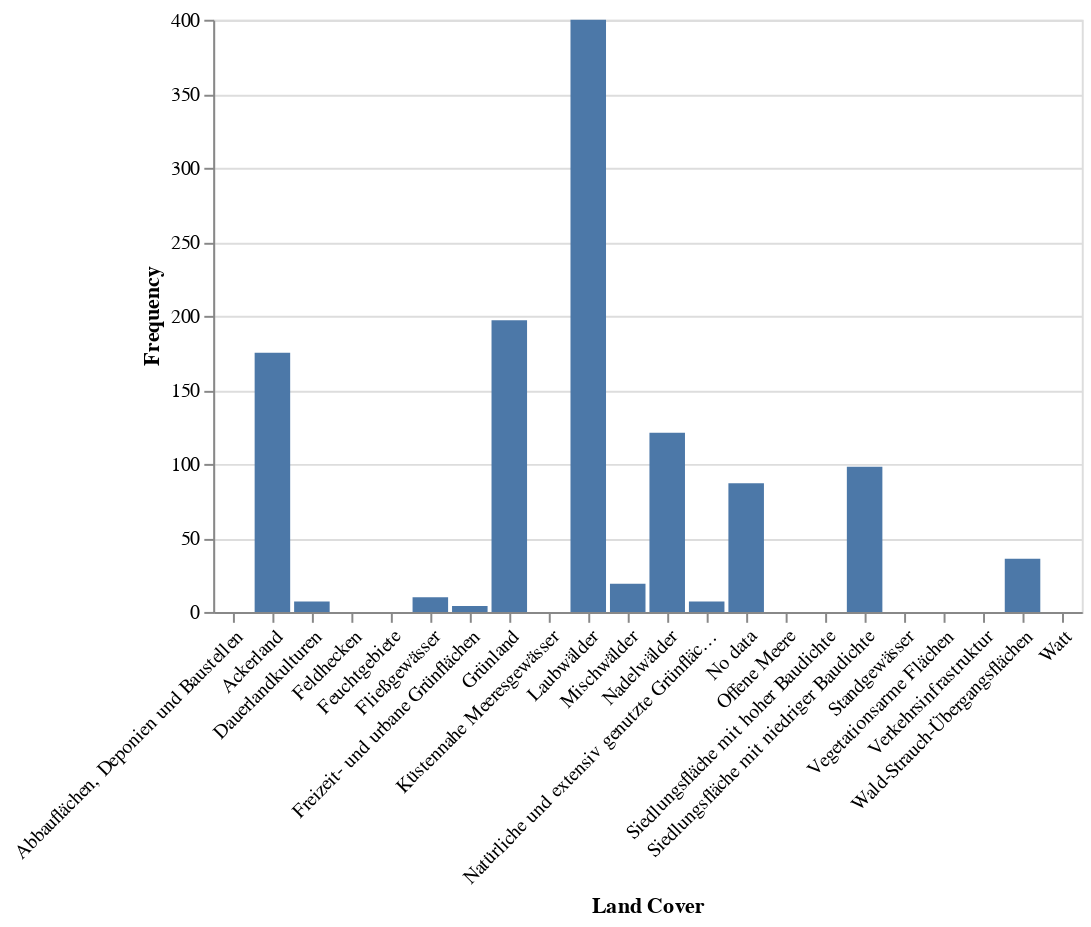

This figure's notebook cell:
### Code cell
#Show the plot from Felis silvestris
alt.Chart.from_dict(plot_felis_silvestris.spec)

### Figure 1 — Vega-Lite specification as saved in the notebook (floating-point values rounded to 4 significant figures)
{"config": {"view": {"continuousWidth": 300, "continuousHeight": 300}}, "data": {"name": "data-996c3a05a6cfb1a77a818dfb9ae2980a"}, "mark": "bar", "encoding": {"x": {"axis": {"labelAngle": -45}, "field": "Land Cover", "type": "nominal"}, "y": {"field": "Frequency", "type": "quantitative"}}, "width": "container", "$schema": "https://vega.github.io/schema/vega-lite/v5.json", "datasets": {"data-996c3a05a6cfb1a77a818dfb9ae2980a": [{"Frequency": 0, "Land Cover": "Abbauflächen, Deponien und Baustellen"}, {"Frequency": 175, "Land Cover": "Ackerland"}, {"Frequency": 7, "Land Cover": "Dauerlandkulturen"}, {"Frequency": 0, "Land Cover": "Feldhecken"}, {"Frequency": 0, "Land Cover": "Feuchtgebiete"}, {"Frequency": 10, "Land Cover": "Fließgewässer"}, {"Frequency": 4, "Land Cover": "Freizeit- und urbane Grünflächen"}, {"Frequency": 197, "Land Cover": "Grünland"}, {"Frequency": 0, "Land Cover": "Küstennahe Meeresgewässer"}, {"Frequency": 400, "Land Cover": "Laubwälder"}, {"Frequency": 19, "Land Cover": "Mischwälder"}, {"Frequency": 121, "Land Cover": "Nadelwälder"}, {"Frequency": 7, "Land Cover": "Natürliche und extensiv genutzte Grünflächen"}, {"Frequency": 87, "Land Cover": "No data"}, {"Frequency": 0, "Land Cover": "Offene Meere"}, {"Frequency": 0, "Land Cover": "Siedlungsfläche mit hoher Baudichte"}, {"Frequency": 98, "Land Cover": "Siedlungsfläche mit niedriger Baudichte"}, {"Frequency": 0, "Land Cover": "Standgewässer"}, {"Frequency": 0, "Land Cover": "Vegetationsarme Flächen"}, {"Frequency": 0, "Land Cover": "Verkehrsinfrastruktur"}, {"Frequency": 36, "Land Cover": "Wald-Strauch-Übergangsflächen"}, {"Frequency": 0, "Land Cover": "Watt"}]}}
